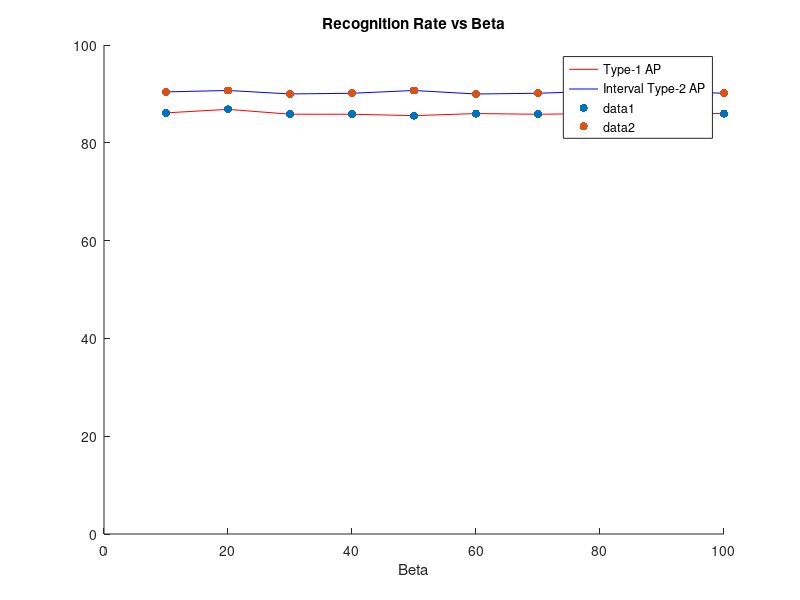

Source code (MATLAB):
betaT1=[10 20 30 40 50 60 70 80 90 100];
acc1=[86.12 86.84 85.85 85.84 85.56 85.98 85.84 85.98 85.98 85.98];

betaIT2=[10 20 30 40 50 60 70 80 90 100];
acc2=[90.41 90.7 89.99 90.13 90.7 89.98 90.13 90.56 90.56 90.13];

clear y label;
hold on 
plot(betaT1,acc1,'red');
plot(betaIT2,acc2,'blue');

title('Recognition Rate vs Beta');
xlabel('Beta');
%ylabel('Recognition Rate(%)');
legend('Type-1 AP','Interval Type-2 AP');
scatter(betaT1,acc1,'red','filled');
scatter(betaIT2,acc2,'blue','filled');

%legend('Type-2 AP','Type-2 Data','Type-1 AP','Type-1 Data');
ylim([0 100]);
hold off